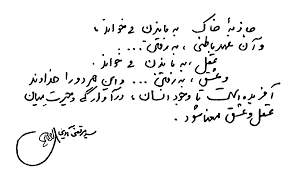
#> input picture Chapter_10/hand_write.png, 287 x 175 px
$ jupyter execute C02.ipynb
#> lines starting #> are read from the running program, lines starting #| are printed output that depends on the picture; after the words box and inside, x2 and y2 are one past the last pixel; in counts of white or black regions, pixels touching at a corner belong together
[cell 1]
import cv2
import numpy as np
from matplotlib import pyplot as plt

[cell 2]
img = cv2.imread(filename="hand_write.png", flags=cv2.IMREAD_GRAYSCALE)
#> img is the input picture: shape (175, 287); min 0, max 255, mean 242.4
thresh_val, thresh_result = cv2.threshold(src=img, thresh=40, maxval=255, type=cv2.THRESH_BINARY)
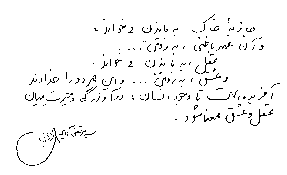
#> thresh_result: shape (175, 287); 97% white; black in thin lines or dots, all inside (x1, y1, x2, y2) = (16, 14, 280, 166)

binary_img = 255-thresh_result

# kernel
kernel = cv2.getStructuringElement(shape=cv2.MORPH_RECT, ksize=(3,3))
dilation = cv2.dilate(binary_img,kernel,iterations = 1)
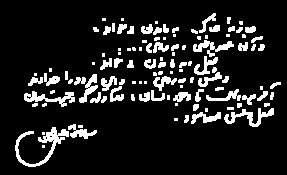
#> dilation: shape (175, 287); 12.4% white; 114 white regions (43 under 20 px), largest, box (x1, y1, x2, y2) and area: (15, 127, 69, 167) 564, (224, 108, 274, 127) 343, (24, 91, 75, 107) 324

fig, axes = plt.subplots(3, 1, figsize=(10,18))
# For displaying a grayscale image set up the color mapping using the parameters cmap='gray'.
axes[0].imshow(img, cmap='gray')
axes[0].set_title("Original")

axes[1].imshow(binary_img, 'gray')
axes[1].set_title("binary")

axes[2].imshow(dilation, 'gray')
axes[2].set_title("dilation")

for ax in axes.ravel():
    ax.set_xticks([])
    ax.set_yticks([])

plt.show()
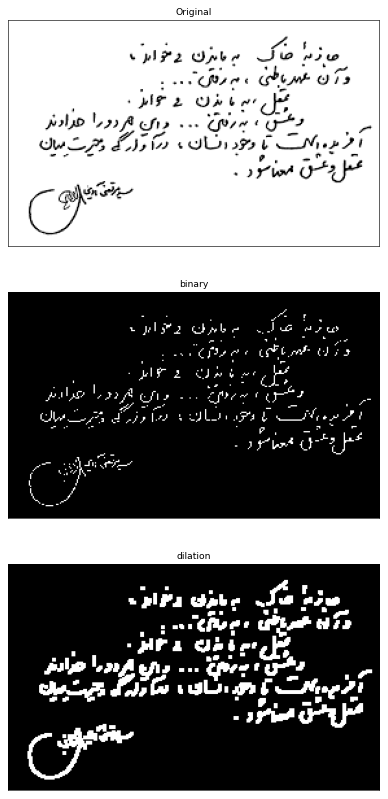
#> figure drawn by matplotlib, 3 panels

$ run again, with Chapter_10/finger.png copied over Chapter_10/hand_write.png
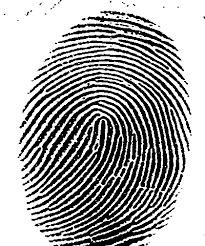
#> input picture Chapter_10/finger.png, 205 x 246 px
#> img is the input picture: shape (246, 205); min 0, max 255, mean 164.4
#> `thresh_val, thresh_result = cv2.threshold(src=img, thresh=40, maxval=2..`:
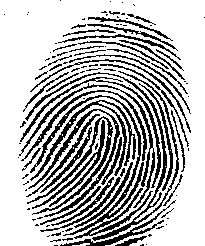
#> thresh_result: shape (246, 205); 71.7% white; black in thin lines or dots
#> binary_img: shape (246, 205); 28.3% white in thin lines or dots
#> dilation: shape (246, 205); 58.3% white; 502 black regions (481 under 20 px), largest, box (x1, y1, x2, y2) and area: (0, 0, 205, 246) 18845, (77, 51, 133, 57) 79, (125, 25, 157, 36) 55
#> `plt.show()`:
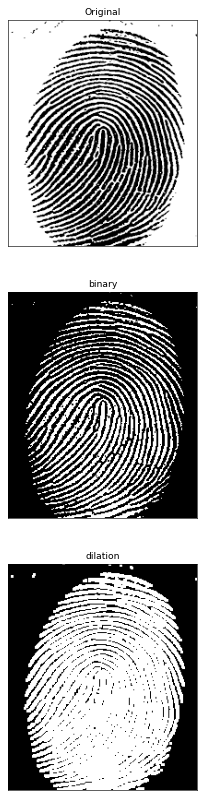
#> figure drawn by matplotlib, 3 panels
